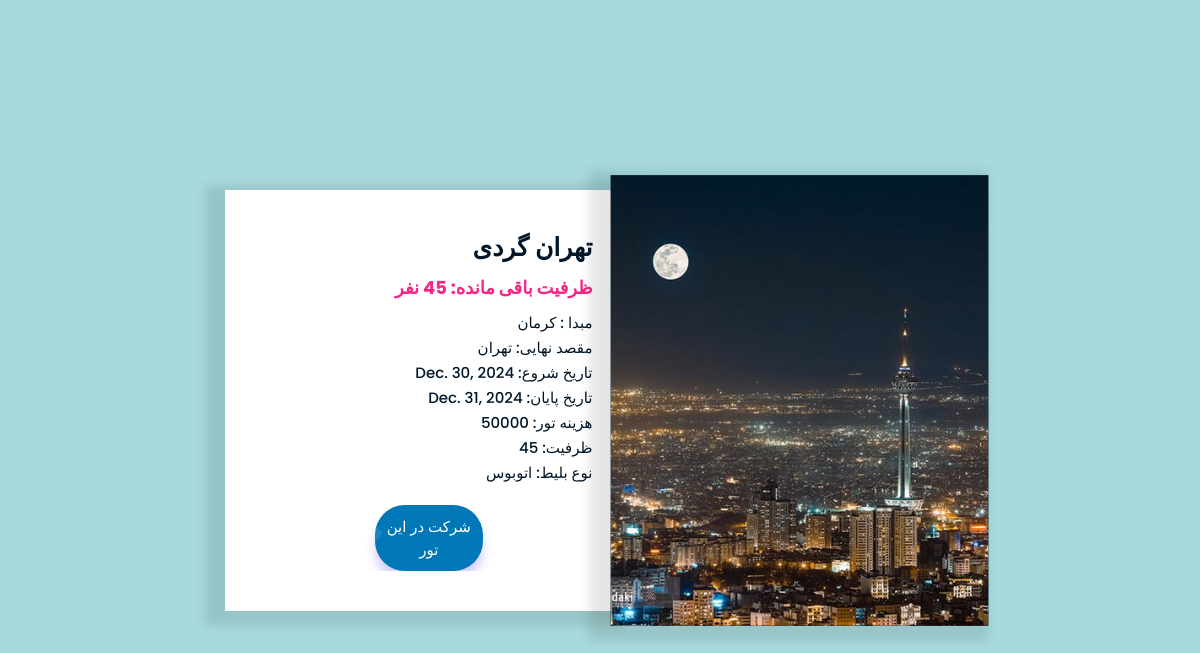
/tour/tour/21/, run on the app's committed database.
### tour/models.py (models this page shows, shortened)
class tour(models.Model):
    title = models.CharField('Title', max_length=50, null=True, blank=True)
    idtour = models.IntegerField(null=True, blank=True)
    firstdistination = models.CharField(max_length=50, null=True, blank=True)
    lastDestination = models.CharField(max_length=50, null=True, blank=True)
    startdate = models.DateField(null=True, blank=True)
    finishdate = models.DateField(null=True, blank=True)
    capacity = models.IntegerField(default=20000, null=True, blank=True,
                                   validators=[MinValueValidator(0)])  # جلوگیری از اعداد منفی
    clas = models.ForeignKey(User, on_delete=models.CASCADE, null=True,
                             related_name='tour_clas')  # اضافه کردن related_name
    image = models.ImageField(upload_to='tourr/', null=True, blank=True)
    price = models.PositiveIntegerField('قیمت', default=1000)  # برای محاسبه هزینه
    TICKET_TYPES = [
        ('bus', 'اتوبوس'),
        ('train', 'قطار'),
    ]
    ticket_type = models.CharField(max_length=10, choices=TICKET_TYPES, default='bus')

### tour/views.py (the view)
# urls.py: path('tour/<int:tour_id>/', views.tour_detail, name='tour_detail'),
def tour_detail(request, tour_id):
    try:
        tour_to_buy = tour.objects.get(id=tour_id)
    except tour.DoesNotExist:
        messages.error(request, "تور مورد نظر یافت نشد.")
        return render(request,"tour/not_finding_tour.html")
    return render(request, 'tour/tour_detail.html', {'tour': tour_to_buy})

### tour/templates/tour/tour_detail.html (shortened to what this page needs)
<!DOCTYPE html>
<html lang="en">
<head>
    <link rel="stylesheet" href="./css/style.css">
</head>
<body>
    <section class="main-wrap">
        <div class="product">
            <div class="image-gallery">
                <img src="{{ tour.image.url }}" id="productImg" alt="{{ tour.title }}">
            </div>
            <div class="product-details">
                <div class="details">
                    <h2>{{ tour.title }}</h2>
                    <h4>  ظرفیت باقی مانده: {{ tour.capacity }} نفر </h4>
                    <p>مبدا : {{ tour.firstdistination }}</p>
                    <p>مقصد نهایی: {{ tour.lastDestination }}</p>
                    <p>تاریخ شروع: {{ tour.startdate}}</p>
                    <p>تاریخ پایان: {{ tour.finishdate }}</p>
                    <p>هزینه تور: {{ tour.idtour }}</p>
                    <p>ظرفیت: {{ tour.capacity }}</p>
                    <p>نوع بلیط: {{ tour.get_ticket_type_display }}</p>
                </div>
                <div class="sub-btn">
                    <form action="{% url 'tour:buy_tour' tour.id %}" method="post">
    <button class="submit" type="submit">شرکت در این تور</button>
</form>
                </div>
            </div>
        </div>
    </section>
</body>
</html>

### accounts/static/accounts/style.css (style rules this page uses)
* { margin: 0; padding: 0; box-sizing: border-box; }
body, input { font-family: 'Vazirmatn', "Poppins", sans-serif; }
form { display: flex; align-items: center; justify-content: center; flex-direction: column; padding: 0rem 5rem; transition: all 0.2s 0.7s; overflow: hidden; grid-column: 1 / 2; grid-row: 1 / 2; }

### tour/templates/tour/tour_detail.html (style rules this page uses)
* { margin: 0; padding: 0; box-sizing: border-box; font-family: 'Poppins', sans-serif; direction: rtl; }
.main-wrap { width: 100%; height: 100vh; display: flex; justify-content: center; align-items: center; background: #a8dadc; }
.main-wrap .product { width: 90%; max-width: 750px; display: flex; }
.main-wrap .product .image-gallery { flex-basis: 47%; background: #011627; box-shadow: -10px 5px 10px 10px rgba(0, 0, 0, 0.1); transform: scale(1.07); position: relative; overflow: hidden; }
.main-wrap .product .image-gallery img { width: 100%; height: 100%; object-fit: cover; }
.main-wrap .product .product-details { flex-basis: 53%; background: #fff; box-shadow: -10px 5px 10px 10px rgba(0, 0, 0, 0.1); padding: 40px 30px 40px 40px; }
.main-wrap .product .product-details .details { margin-bottom: 20px; }
.main-wrap .product .product-details .details h2 { font-size: 25px; font-weight: 600; line-height: 35px; text-transform: capitalize; margin-bottom: 10px; color: #011627; }
.main-wrap .product .product-details .details h4 { font-size: 18px; font-weight: 700; line-height: 25px; text-transform: uppercase; color: #f72585; margin-bottom: 10px; }
.main-wrap .product .product-details .details p { font-size: 15px; font-weight: 500; line-height: 25px; color: #011627; }
.main-wrap .product .product-details .sub-btn { padding: 0 30px; }
.main-wrap .product .product-details .sub-btn .submit { width: 100%; padding: 10px; border: 0; outline: 0; background: #0077b6; color: #fff; font-size: 15px; font-weight: 500; border-radius: 30px; box-shadow: 0 10px 10px rgba( 85, 63, 240, 0.25 ); cursor: pointer; transition: .4s linear; position: relative; overflow: hidden; }
.main-wrap .product .product-details .sub-btn .submit::before { content: ''; position: absolute; left: -100%; width: 100%; height: 100%; background: rgba( 255, 255, 255, 0.1 ); transform: rotate(-45deg); }

### data on the page
tour: image (picture), title "تهران گردی", firstdistination "کرمان", lastDestination "تهران", startdate "Dec. 30, 2024", finishdate "Dec. 31, 2024", idtour "50000", capacity "45", ticket_type "اتوبوس"
